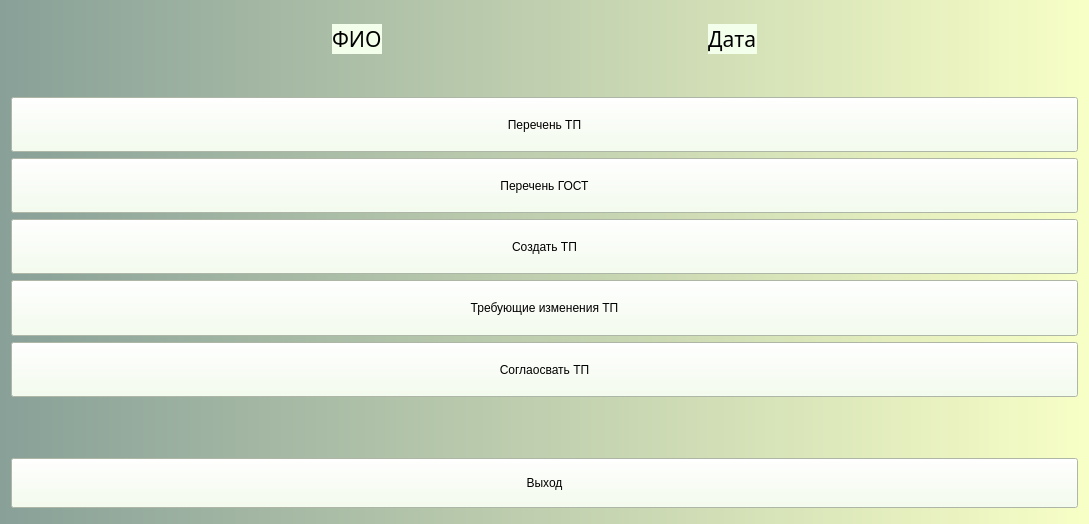
<?xml version="1.0" encoding="UTF-8"?>
<ui version="4.0">
 <class>User</class>
 <widget class="QWidget" name="User">
  <property name="geometry">
   <rect>
    <x>0</x>
    <y>0</y>
    <width>1089</width>
    <height>524</height>
   </rect>
  </property>
  <property name="minimumSize">
   <size>
    <width>500</width>
    <height>500</height>
   </size>
  </property>
  <property name="windowTitle">
   <string>Form</string>
  </property>
  <property name="styleSheet">
   <string notr="true">background:qlineargradient(spread:repeat, x1:0, y1:0, x2:1, y2:0, stop:0 rgba(83, 160, 81, 255), stop:1 rgba(255, 120, 161, 255))qlineargradient(spread:repeat, x1:0, y1:0, x2:1, y2:0, stop:0 rgba(136, 160, 152, 255), stop:1 rgba(248, 255, 198, 255))</string>
  </property>
  <layout class="QGridLayout" name="gridLayout_2">
   <item row="0" column="0">
    <layout class="QGridLayout" name="gridLayout">
     <item row="1" column="0">
      <layout class="QHBoxLayout" name="horizontalLayout">
       <item>
        <spacer name="horizontalSpacer">
         <property name="orientation">
          <enum>Qt::Horizontal</enum>
         </property>
         <property name="sizeHint" stdset="0">
          <size>
           <width>13</width>
           <height>20</height>
          </size>
         </property>
        </spacer>
       </item>
       <item>
        <widget class="QLabel" name="labelFIO">
         <property name="font">
          <font>
           <family>Mongolian Baiti</family>
           <pointsize>16</pointsize>
          </font>
         </property>
         <property name="styleSheet">
          <string notr="true">background:rgb(243, 255, 234);</string>
         </property>
         <property name="text">
          <string>ФИО</string>
         </property>
        </widget>
       </item>
       <item>
        <spacer name="horizontalSpacer_3">
         <property name="orientation">
          <enum>Qt::Horizontal</enum>
         </property>
         <property name="sizeHint" stdset="0">
          <size>
           <width>40</width>
           <height>20</height>
          </size>
         </property>
        </spacer>
       </item>
       <item>
        <widget class="QLabel" name="labelDATE">
         <property name="minimumSize">
          <size>
           <width>0</width>
           <height>30</height>
          </size>
         </property>
         <property name="maximumSize">
          <size>
           <width>16777215</width>
           <height>30</height>
          </size>
         </property>
         <property name="font">
          <font>
           <family>Mongolian Baiti</family>
           <pointsize>16</pointsize>
          </font>
         </property>
         <property name="styleSheet">
          <string notr="true">background:rgb(243, 255, 234);</string>
         </property>
         <property name="text">
          <string>Дата</string>
         </property>
        </widget>
       </item>
       <item>
        <spacer name="horizontalSpacer_2">
         <property name="orientation">
          <enum>Qt::Horizontal</enum>
         </property>
         <property name="sizeHint" stdset="0">
          <size>
           <width>13</width>
           <height>20</height>
          </size>
         </property>
        </spacer>
       </item>
      </layout>
     </item>
     <item row="0" column="0">
      <spacer name="verticalSpacer_3">
       <property name="orientation">
        <enum>Qt::Vertical</enum>
       </property>
       <property name="sizeType">
        <enum>QSizePolicy::Fixed</enum>
       </property>
       <property name="sizeHint" stdset="0">
        <size>
         <width>17</width>
         <height>13</height>
        </size>
       </property>
      </spacer>
     </item>
     <item row="2" column="0">
      <spacer name="verticalSpacer_2">
       <property name="orientation">
        <enum>Qt::Vertical</enum>
       </property>
       <property name="sizeType">
        <enum>QSizePolicy::Fixed</enum>
       </property>
       <property name="sizeHint" stdset="0">
        <size>
         <width>17</width>
         <height>37</height>
        </size>
       </property>
      </spacer>
     </item>
     <item row="3" column="0">
      <layout class="QVBoxLayout" name="verticalLayout">
       <item>
        <widget class="QPushButton" name="pushButton_AllTP">
         <property name="sizePolicy">
          <sizepolicy hsizetype="Minimum" vsizetype="Expanding">
           <horstretch>0</horstretch>
           <verstretch>0</verstretch>
          </sizepolicy>
         </property>
         <property name="minimumSize">
          <size>
           <width>0</width>
           <height>50</height>
          </size>
         </property>
         <property name="sizeIncrement">
          <size>
           <width>0</width>
           <height>0</height>
          </size>
         </property>
         <property name="baseSize">
          <size>
           <width>0</width>
           <height>0</height>
          </size>
         </property>
         <property name="styleSheet">
          <string notr="true">background:rgb(243, 255, 234);</string>
         </property>
         <property name="text">
          <string>Перечень ТП</string>
         </property>
        </widget>
       </item>
       <item>
        <widget class="QPushButton" name="pushButton_AllGOST">
         <property name="sizePolicy">
          <sizepolicy hsizetype="Minimum" vsizetype="Expanding">
           <horstretch>0</horstretch>
           <verstretch>0</verstretch>
          </sizepolicy>
         </property>
         <property name="minimumSize">
          <size>
           <width>0</width>
           <height>50</height>
          </size>
         </property>
         <property name="styleSheet">
          <string notr="true">background:rgb(243, 255, 234);</string>
         </property>
         <property name="text">
          <string>Перечень ГОСТ</string>
         </property>
        </widget>
       </item>
       <item>
        <widget class="QPushButton" name="pushButton_CreateTP">
         <property name="sizePolicy">
          <sizepolicy hsizetype="Minimum" vsizetype="Expanding">
           <horstretch>0</horstretch>
           <verstretch>0</verstretch>
          </sizepolicy>
         </property>
         <property name="minimumSize">
          <size>
           <width>0</width>
           <height>50</height>
          </size>
         </property>
         <property name="styleSheet">
          <string notr="true">background:rgb(243, 255, 234);</string>
         </property>
         <property name="text">
          <string>Создать ТП</string>
         </property>
        </widget>
       </item>
       <item>
        <widget class="QPushButton" name="pushButton_NeedToChange">
         <property name="sizePolicy">
          <sizepolicy hsizetype="Minimum" vsizetype="Expanding">
           <horstretch>0</horstretch>
           <verstretch>0</verstretch>
          </sizepolicy>
         </property>
         <property name="minimumSize">
          <size>
           <width>0</width>
           <height>50</height>
          </size>
         </property>
         <property name="styleSheet">
          <string notr="true">background:rgb(243, 255, 234);</string>
         </property>
         <property name="text">
          <string>Требующие изменения ТП</string>
         </property>
        </widget>
       </item>
       <item>
        <widget class="QPushButton" name="pushButton_approveTP">
         <property name="sizePolicy">
          <sizepolicy hsizetype="Preferred" vsizetype="Expanding">
           <horstretch>0</horstretch>
           <verstretch>0</verstretch>
          </sizepolicy>
         </property>
         <property name="minimumSize">
          <size>
           <width>0</width>
           <height>50</height>
          </size>
         </property>
         <property name="styleSheet">
          <string notr="true">background:rgb(243, 255, 234);</string>
         </property>
         <property name="text">
          <string>Соглаосвать ТП</string>
         </property>
        </widget>
       </item>
       <item>
        <spacer name="verticalSpacer_7">
         <property name="orientation">
          <enum>Qt::Vertical</enum>
         </property>
         <property name="sizeType">
          <enum>QSizePolicy::Expanding</enum>
         </property>
         <property name="sizeHint" stdset="0">
          <size>
           <width>20</width>
           <height>50</height>
          </size>
         </property>
        </spacer>
       </item>
       <item>
        <widget class="QPushButton" name="pushButton_Exit">
         <property name="minimumSize">
          <size>
           <width>0</width>
           <height>50</height>
          </size>
         </property>
         <property name="styleSheet">
          <string notr="true">background:rgb(243, 255, 234);</string>
         </property>
         <property name="text">
          <string>Выход</string>
         </property>
        </widget>
       </item>
       <item>
        <spacer name="verticalSpacer">
         <property name="orientation">
          <enum>Qt::Vertical</enum>
         </property>
         <property name="sizeType">
          <enum>QSizePolicy::Fixed</enum>
         </property>
         <property name="sizeHint" stdset="0">
          <size>
           <width>20</width>
           <height>5</height>
          </size>
         </property>
        </spacer>
       </item>
      </layout>
     </item>
    </layout>
   </item>
  </layout>
 </widget>
 <resources/>
 <connections/>
</ui>
